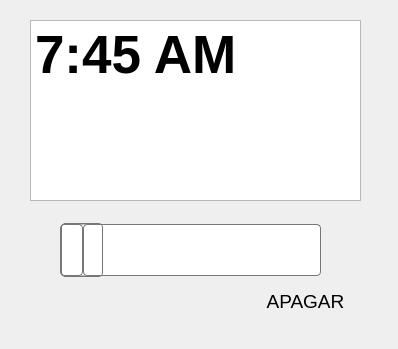
<?xml version="1.0" encoding="UTF-8"?>
<ui version="4.0">
 <class>Dialog</class>
 <widget class="QDialog" name="Dialog">
  <property name="windowModality">
   <enum>Qt::NonModal</enum>
  </property>
  <property name="geometry">
   <rect>
    <x>0</x>
    <y>0</y>
    <width>398</width>
    <height>349</height>
   </rect>
  </property>
  <property name="mouseTracking">
   <bool>false</bool>
  </property>
  <property name="acceptDrops">
   <bool>false</bool>
  </property>
  <property name="windowTitle">
   <string/>
  </property>
  <property name="windowOpacity">
   <double>1.000000000000000</double>
  </property>
  <property name="autoFillBackground">
   <bool>false</bool>
  </property>
  <property name="windowFilePath">
   <string/>
  </property>
  <property name="inputMethodHints">
   <set>Qt::ImhNone</set>
  </property>
  <property name="sizeGripEnabled">
   <bool>false</bool>
  </property>
  <property name="modal">
   <bool>true</bool>
  </property>
  <widget class="QLabel" name="label_2">
   <property name="geometry">
    <rect>
     <x>260</x>
     <y>290</y>
     <width>91</width>
     <height>23</height>
    </rect>
   </property>
   <property name="font">
    <font>
     <pointsize>14</pointsize>
    </font>
   </property>
   <property name="layoutDirection">
    <enum>Qt::LeftToRight</enum>
   </property>
   <property name="text">
    <string>APAGAR</string>
   </property>
   <property name="alignment">
    <set>Qt::AlignCenter</set>
   </property>
  </widget>
  <widget class="QTextEdit" name="textEdit_alarmas">
   <property name="geometry">
    <rect>
     <x>30</x>
     <y>20</y>
     <width>331</width>
     <height>181</height>
    </rect>
   </property>
   <property name="minimumSize">
    <size>
     <width>0</width>
     <height>80</height>
    </size>
   </property>
   <property name="font">
    <font>
     <pointsize>20</pointsize>
    </font>
   </property>
   <property name="html">
    <string>&lt;!DOCTYPE HTML PUBLIC &quot;-//W3C//DTD HTML 4.0//EN&quot; &quot;http://www.w3.org/TR/REC-html40/strict.dtd&quot;&gt;
&lt;html&gt;&lt;head&gt;&lt;meta name=&quot;qrichtext&quot; content=&quot;1&quot; /&gt;&lt;style type=&quot;text/css&quot;&gt;
p, li { white-space: pre-wrap; }
&lt;/style&gt;&lt;/head&gt;&lt;body style=&quot; font-family:'MS Shell Dlg 2'; font-size:20pt; font-weight:400; font-style:normal;&quot;&gt;
&lt;h1 style=&quot; margin-top:18px; margin-bottom:12px; margin-left:0px; margin-right:0px; -qt-block-indent:0; text-indent:0px;&quot;&gt;&lt;span style=&quot; font-size:8pt; font-weight:600;&quot;&gt;7:45 AM&lt;/span&gt;&lt;/h1&gt;&lt;/body&gt;&lt;/html&gt;</string>
   </property>
  </widget>
  <widget class="QSlider" name="hoSli_estadoAlarma">
   <property name="geometry">
    <rect>
     <x>60</x>
     <y>210</y>
     <width>261</width>
     <height>81</height>
    </rect>
   </property>
   <property name="styleSheet">
    <string notr="true">QSlider::groove:horizontal {
border: 1px solid #bbb;
background: white;
height: 50px; /*ALTURA DE LA BARRA*/
border-radius: 4px;
}

QSlider::sub-page:horizontal {
background: qlineargradient(x1: 0, y1: 0,    x2: 0, y2: 1,
    stop: 0 #66e, stop: 1 #bbf);
background: qlineargradient(x1: 0, y1: 0.2, x2: 1, y2: 1,
    stop: 0 #bbf, stop: 1 #55f);
border: 1px solid #777;
height: 10px;
border-radius: 4px;
}

QSlider::add-page:horizontal {
background: #fff;
border: 1px solid #777;
height: 10px;
border-radius: 4px;
}

QSlider::handle:horizontal {
background: qlineargradient(x1:0, y1:0, x2:1, y2:1,
    stop:0 #eee, stop:1 #ccc);
border: 1px solid #777;
width: 40px; /* ancho de la barra que se  mueve*/
margin-top: -2px;
margin-bottom: -2px;
border-radius: 4px;
}

QSlider::handle:horizontal:hover {
background: qlineargradient(x1:0, y1:0, x2:1, y2:1,
    stop:0 #fff, stop:1 #ddd);
border: 1px solid #444;
border-radius: 4px;
}

QSlider::sub-page:horizontal:disabled {
background: #bbb;
border-color: #999;
}

QSlider::add-page:horizontal:disabled {
background: #eee;
border-color: #999;
}

QSlider::handle:horizontal:disabled {
background: #eee;
border: 1px solid #aaa;
border-radius: 4px;
}</string>
   </property>
   <property name="maximum">
    <number>100</number>
   </property>
   <property name="pageStep">
    <number>0</number>
   </property>
   <property name="tracking">
    <bool>true</bool>
   </property>
   <property name="orientation">
    <enum>Qt::Horizontal</enum>
   </property>
  </widget>
 </widget>
 <resources>
  <include location="../../IMAG.qrc"/>
 </resources>
 <connections/>
</ui>
